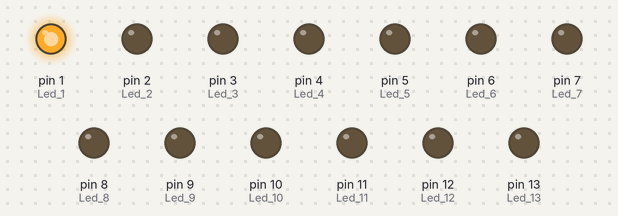
Recording of a sketch running on a simulated Arduino Uno, built with avr-gcc and run on an emulated ATmega328P. On the bench: output pins drawn as LEDs (lit = HIGH).

Above: at 0.05 s.
At 1.25 s:
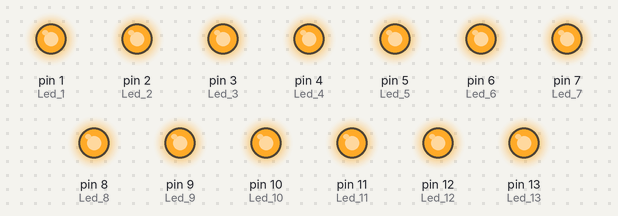
At 2.4 s:
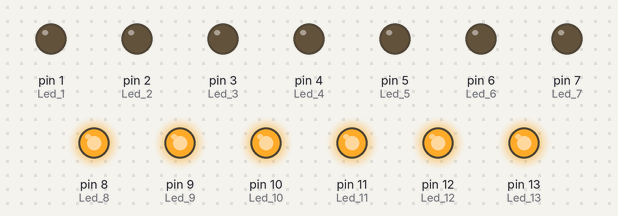
At 3.75 s:
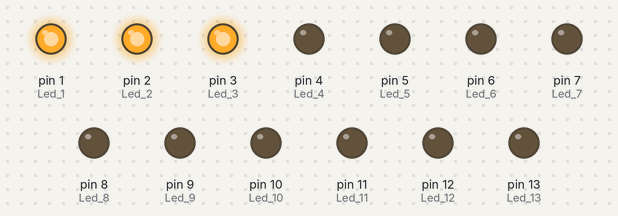
At 5.15 s:
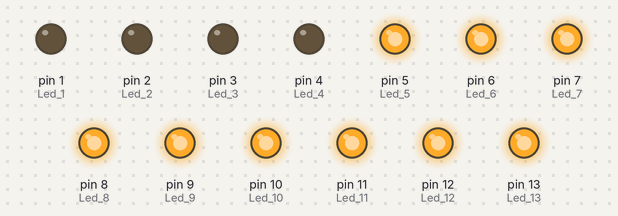
At 7.95 s:
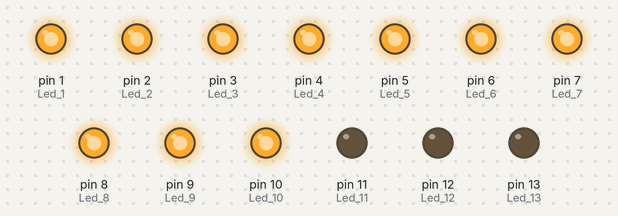
Timing chart, 0 to 8.2 s (numbered marks = the images above):
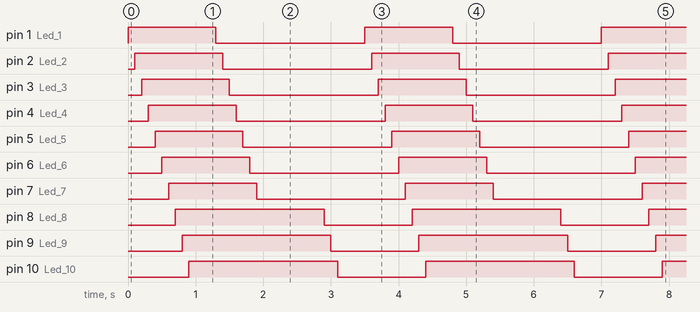

The sketch:

dancing_led.ino
```cpp
int Led_1=1;
int Led_2=2;
int Led_3=3;
int Led_4=4;
int Led_5=5;
int Led_6=6;
int Led_7=7;
int Led_8=8;
int Led_9=9;
int Led_10=10;
int Led_11=11;
int Led_12=12;
int Led_13=13;

void setup() {
  // put your setup code here, to run once:
pinMode(Led_1,OUTPUT);
pinMode(Led_2,OUTPUT);
pinMode(Led_3,OUTPUT);
pinMode(Led_4,OUTPUT);
pinMode(Led_5,OUTPUT);
pinMode(Led_6,OUTPUT);
pinMode(Led_7,OUTPUT);
pinMode(Led_8,OUTPUT);
pinMode(Led_9,OUTPUT);
pinMode(Led_10,OUTPUT);
pinMode(Led_11,OUTPUT);
pinMode(Led_12,OUTPUT);
pinMode(Led_13,OUTPUT);
}

void loop() {
  // put your main code here, to run repeatedly:
digitalWrite(Led_1 ,HIGH);
delay(100);
digitalWrite(Led_2 ,HIGH);
delay(100);
digitalWrite(Led_3 ,HIGH);
delay(100);
digitalWrite(Led_4 ,HIGH);
delay(100);
digitalWrite(Led_5 ,HIGH);
delay(100);
digitalWrite(Led_6 ,HIGH);
delay(100);
digitalWrite(Led_7 ,HIGH);
delay(100);
digitalWrite(Led_8 ,HIGH);
delay(100);
digitalWrite(Led_9 ,HIGH);
delay(100);
digitalWrite(Led_10 ,HIGH);
delay(100);
digitalWrite(Led_11 ,HIGH);
delay(100);
digitalWrite(Led_12 ,HIGH);
delay(100);
digitalWrite(Led_13 ,HIGH);
delay(100);

digitalWrite(Led_1 ,LOW);
delay(100);
digitalWrite(Led_2 ,LOW);
delay(100);
digitalWrite(Led_3 ,LOW);
delay(100);
digitalWrite(Led_4 ,LOW);
delay(100);
digitalWrite(Led_5 ,LOW);
delay(100);
digitalWrite(Led_6 ,LOW);
delay(100);
digitalWrite(Led_7 ,LOW);
delay(1000);
digitalWrite(Led_8 ,LOW);
delay(100);
digitalWrite(Led_9,LOW);
delay(100);
digitalWrite(Led_10 ,LOW);
delay(100);
digitalWrite(Led_11 ,LOW);
delay(100);
digitalWrite(Led_12 ,LOW);
delay(100);
digitalWrite(Led_13 ,LOW);
delay(100);

}
```

Measured:
- by itself, pin 8 (Led_8), pin 9 (Led_9), pin 10 (Led_10), pin 11 (Led_11), pin 12 (Led_12), pin 13 (Led_13): alternates HIGH for 2.2 s and LOW for 1.3 s
- by itself, pin 1 (Led_1), pin 2 (Led_2), pin 3 (Led_3), pin 4 (Led_4), pin 5 (Led_5), pin 6 (Led_6), pin 7 (Led_7): alternates HIGH for 1.3 s and LOW for 2.2 s
- by itself, everything shown: repeats every 3.5 s, in 26 steps
